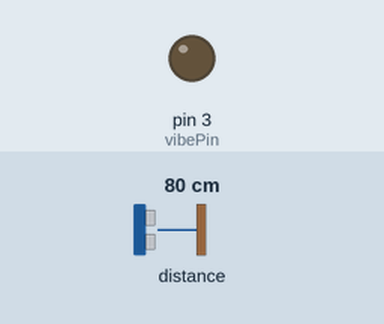
Simulated run of this sketch. Board: Arduino Uno, built with avr-gcc and run on an emulated ATmega328P. Parts: output pins drawn as LEDs (lit = HIGH). Dashed ring = blinking. The test bench sets the inputs (shaded band); at power-on: distance to the obstacle 80 cm. What the sketch prints to the serial monitor is not drawn.

Above: at 1.2 s.
1.3 s: distance to the obstacle set to 2 cm
At 2.8 s:
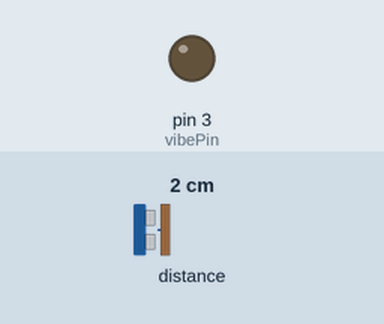
4.3 s: distance to the obstacle set to 35 cm
7.3 s: distance to the obstacle set to 4 cm
At 8.5 s:
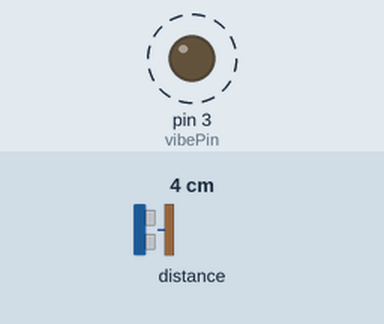
Timing chart, 0 to 16.3 s (numbered marks = the images above; inputs shaded):
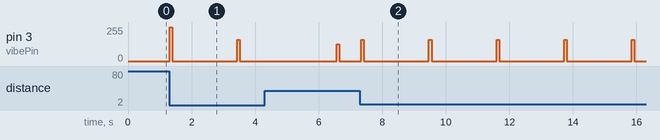

The sketch:

SingleHazardWarning.ino
```cpp
#include <VL53L1X.h> //Library from: https://github.com/pololu/vl53l1x-arduino
#include <Wire.h>   //Standard arduino library

VL53L1X ToF; //Create ToF as an object

//~~Velocity Estimate Variables~~//
float newDist = 0;
float prevDist = 0;
float deltDist = 0;
long startTime = 0;
long deltTime = 0;
float velEst = 0;

//~~Velocity Averaging Variables~~//
#define HISTORY_SIZE 3 // Number of velocity values that are stored for averaging
float history[HISTORY_SIZE]; // Array to hold velocity estimates
byte historySpot; // Used in for-loop for moving through the array
float avgVelEst = 0;

//~~Object direction and impact ETA variables~~//
float ETA = 0;
int objDirection = 0;
int impactWarn = 0;

//~~DistanceThresholds
int twoStridesAway = 500;
int oneStrideAway = 250;

//~~Haptic feedback variables
int hapticScore = 0;
const int vibePin = 3;
int vibeState = 0;
int vibeSet = 0;
int maxVibe = 0;
int vibeCount = 0;
unsigned long currentMillis = 0;
unsigned long previousMillis = 0;
long interval = 0;
long dwell = 0;


void setup()
{
  Serial.begin(115200); // High serial baud rate
  Wire.begin();
  Wire.setClock(400000); // use 400 kHz I2C
  ToF.setTimeout(500);

  if (!ToF.init())
  {
    Serial.println("Failed to detect ToF! Is it connected?");
    while (1);
  }

  ToF.setDistanceMode(VL53L1X::Long); // Long = ToF set to range at max capable distance
  ToF.setMeasurementTimingBudget(50000); // Time in microseconds
  ToF.startContinuous(50); // Time in milliseconds

  for (int x = 0; x < HISTORY_SIZE; x++)
  {
    history[x] = 0;
  }
}

void loop()
{
  velEst_func();
  avgVelEst_func();
  objDirectionClassification_func();
  impactETA_func();
  hazardClassification_func();
  hapticFeedback_func();

  if (ToF.timeoutOccurred())
  {
    Serial.print(" Sensor timed out.");
  }
} //End of 'loop'

void velEst_func ()
{
  startTime = millis();

  newDist = ToF.read();

  deltTime = (millis()-startTime);

  deltDist = (prevDist - newDist);

  velEst = (deltDist / deltTime);

  prevDist = newDist;
}

void avgVelEst_func()
{
  //Averaging algorithm based on SparkFun VL53L1X example: https://bit.ly/3qt83Yh
  //SparkFun's VL53L1X library wasn't used as it was not as well documented as Pololu's but it does feature some useful examples.
  history[historySpot] = velEst;
  if (++historySpot == HISTORY_SIZE)
  {
    historySpot = 0;
  }

  for (int x = 0; x < HISTORY_SIZE; x++)
  {
    avgVelEst += history[x];
  }

  avgVelEst /= HISTORY_SIZE;
}

void objDirectionClassification_func()
{
  if (velEst < avgVelEst && velEst >0.1) // Object is approaching
  {
    objDirection = 1;
  }

  if (velEst > avgVelEst && velEst < -0.1) // Object is departing
  {
    objDirection = 2;
  }

  if (velEst <0.1 && velEst > -0.1) // Object is stationary -- Change to use "avgVelEst" at a later date
  {
    objDirection = 3;
  }
}

void objDirectionPrint_func()
{
  switch(objDirection)
  {
    case 1:
      Serial.println("!!Warning!! Object is approaching at: ");
      Serial.print(velEst);
      Serial.print("m/s.");
      Serial.println("");
      break;
    case 2:
      Serial.println("Object is departing at: ");
      Serial.print(velEst);
      Serial.print("m/s.");
      Serial.println("");
      break;
    case 3:
      Serial.println("Object is presumed to be stationary.");
      break;
    default:
      break;
  }
}

void hazardClassification_func()
{
  switch(impactWarn)
  {
    case 1:
      Serial.println("!!WARNING!! -- !!IMPACT PROBABLE!!");
      hapticScore = 5;
      break;
    case 2:
      switch(objDirection)
      {
        case 1: // Object moving towards sensor
            // Distance threshold detection
            if(newDist > twoStridesAway)
            {
              hapticScore = 0;
              Serial.print("Object is more than two strides away, hapticScore = ");
              Serial.print(hapticScore);
              Serial.print(", vibeState = ");
              Serial.println(vibeState);
            }

            if((newDist < twoStridesAway) && (newDist > oneStrideAway))
            {
              hapticScore = 2;
              Serial.print("Object is within two strides, hapticScore = ");
              Serial.print(hapticScore);
              Serial.print(", vibeState = ");
              Serial.println(vibeState);
            }

            if(newDist < oneStrideAway)
            {
              hapticScore = 1;
              Serial.print("Object is within one stride, hapticScore = ");
              Serial.print(hapticScore);
              Serial.print(", vibeState = ");
              Serial.println(vibeState);
            }

            /*Serial.println("!!Warning!! Object is approaching at: ");
            Serial.print(velEst);
            Serial.print("m/s.");
            Serial.println("");*/
            break;
        case 2: // Object moving away from sensor
            hapticScore = 0;
            Serial.print("Object is departing, hapticScore = ");
            Serial.print(hapticScore);
            Serial.print(", vibeState = ");
            Serial.println(vibeState);
            /*Serial.print(velEst);
            Serial.print("m/s.");
            Serial.println("");*/
            break;
        case 3: // Object probably stationary
            // Distance threshold detection?
            if(newDist > twoStridesAway)
            {
              hapticScore = 0;
              Serial.print("Object is more than two strides away and is stationary, hapticScore = ");
              Serial.print(hapticScore);
              Serial.print(", vibeState = ");
              Serial.print(vibeState);
              Serial.print(", velocity = ");
              Serial.print(velEst);
              Serial.print(", vibeCount = ");
              Serial.print(vibeCount);
              Serial.print(", maxVibe = ");
              Serial.println(maxVibe);
            }

            if((newDist < twoStridesAway) && (newDist > oneStrideAway))
            {
              hapticScore = 4;
              Serial.print("Object is within two strides and is stationary, hapticScore = ");
              Serial.print(hapticScore);
              Serial.print(", vibeState = ");
              Serial.print(vibeState);
              Serial.print(", velocity = ");
              Serial.print(velEst);
              Serial.print(", vibeCount = ");
              Serial.print(vibeCount);
              Serial.print(", maxVibe = ");
              Serial.println(maxVibe);
            }

            if(newDist < oneStrideAway)
            {
              hapticScore = 3;
              Serial.print("Object is within one stride and is stationary, hapticScore = ");
              Serial.print(hapticScore);
              Serial.print(", vibeState = ");
              Serial.print(vibeState);
              Serial.print(", velocity = ");
              Serial.print(velEst);
              Serial.print(", vibeCount = ");
              Serial.print(vibeCount);
              Serial.print(", maxVibe = ");
              Serial.println(maxVibe);
            }

            //Serial.println("Object is presumed to be stationary.");

            break;
        default:
          break;
      }
      break;
    default:
      break;
  }
}

void impactETA_func()
{
  ETA = newDist / velEst;
  if (ETA < 500.00 && ETA > 0.00)
  {
    impactWarn = 1;
  }
  else
  {
    impactWarn = 2;
  }
}

void hapticFeedback_func ()
{
  currentMillis = millis();
  switch(hapticScore)
  {
    case 0:
      vibeSet = 0;
      maxVibe = 0;
      interval = 0;
      dwell = 0;
      break;
    case 1: // Moving towards within 1 stride -- medium priority
      vibeSet = 160;
      maxVibe = 3;
      interval = 30;
      dwell = 500;
      break;
    case 2: // Moving towards within 2 strides -- medium priority
      vibeSet = 125;
      maxVibe = 3;
      interval = 50;
      dwell = 500;
      break;
    case 3: // Stationary within one stride -- low priority
      vibeSet = 160;
      maxVibe = 1;
      interval = 75;
      dwell = 2000;
      break;
    case 4: // Stationary within two strides -- low priority
      vibeSet = 125;
      maxVibe = 1;
      interval = 60;
      dwell = 3000;
      break;
    case 5: // Impact possible -- high priority
      vibeSet = 255;
      maxVibe = 1;
      interval = 30;
      dwell = 60;
      break;
    default:
        break;
  }

  if (currentMillis - previousMillis >= interval && vibeCount < maxVibe)
  {
    previousMillis = currentMillis;
    if (vibeState == 0)
    {
      vibeState = vibeSet;
      Serial.print("\t\tVibrate ON, vibeState = ");
      Serial.print(vibeState);
      Serial.println("");
    }
    else
    {
      vibeState = 0;
      Serial.print("\t\tVibrate OFF, vibeState = ");
      Serial.print(vibeState);
      Serial.println("");
      vibeCount++;
    }
  analogWrite(vibePin, vibeState);
  }

  /*if((vibeCount == maxVibe || vibeCount > maxVibe ) && (vibeState > 0))
  {
    vibeCount = 0;
    vibeState = 0;
    Serial.println("Haptics accidentally on, haptics turned off until next cycle.");
  }*/

  if(currentMillis - previousMillis >= interval && vibeState > 0)
  {
    vibeCount = 0;
    vibeState = 0;
    Serial.println("Haptics accidentally on, haptics turned off until next cycle.");
  }

  if(currentMillis - previousMillis >= dwell)
  {
    vibeCount = 0;
    vibeState = 0;
    analogWrite(vibePin, vibeState);
    Serial.print("\t\tCompleted vibration cycle, vibeState = ");
    Serial.print(vibeState);
    Serial.println("~~RESET VIBECOUNT~~");
  }
}
```

Measured:
- after the input at 1.3 s, pin 3 (vibePin): 0/255 → 255/255 at once, → 0/255 0.08 s later, → 160/255 2.0 s later, → 0/255 0.08 s later
- after the input at 7.3 s, pin 3 (vibePin): alternates 160/255 for 0.08 s and 0/255 for 2.0 s, starting after 0.05 s
